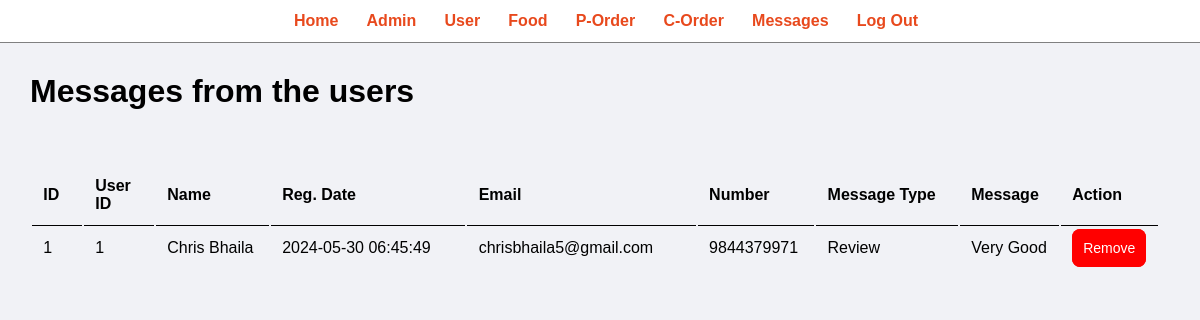
Screenshot of /admin/manage-message.php (signed in) with the database file from the repository.
### tables this page shows
CREATE TABLE `review` (
  `msg_id` int(11) NOT NULL,
  `user_id` int(255) NOT NULL,
  `Name` char(255) NOT NULL,
  `Email` varchar(255) NOT NULL,
  `Number` bigint(10) NOT NULL,
  `MessageType` varchar(191) NOT NULL,
  `Message` varchar(1024) NOT NULL,
  `msg_reg_date` timestamp NOT NULL DEFAULT current_timestamp()
);

### admin/manage-message.php (the view, shortened to what this page needs)
<?php
include('partials/menu.php');
?>
<?php
include("../dbconn.php");
?>
<!DOCTYPE html>
<html lang="en">
<head>
    <link rel="stylesheet" href="admin.css">
</head>
<body>
    <div class="message">
            <h1>Messages from the users</h1>
            <br><br><br>
            <table cellpadding="20">
                <tr>
                    <th class="m-id">ID</th>
                    <th class="u-id">User ID</th>
                    <th class="m-name">Name</th>
                    <th class="mrd">Reg. Date</th>
                    <th class="m-email">Email</th>
                    <th class="m-num">Number</th>
                    <th class="m-type">Message Type</th>
                    <th class="mm">Message</th>
                    <th class="m-action">Action</th>
                </tr>
                <?php
                    $select_message = mysqli_query($conn, "SELECT * FROM `review` ORDER BY msg_reg_date DESC") or die('Query failed.');
                    if(mysqli_num_rows($select_message) > 0)
                    {
                        while($fetch_message = mysqli_fetch_assoc($select_message))
                        {
                ?>
                            <tr>
                                <td class="m-id"><?php echo $fetch_message['msg_id']?></td>
                                <td class="u-id"><?php echo $fetch_message['user_id']?></td>
                                <td class="m-name"><?php echo $fetch_message['Name']?></td>
                                <td class="mrd"><?php echo $fetch_message['msg_reg_date']?></td>
                                <td class="m-email"><?php echo $fetch_message['Email']?></td>
                                <td class="m-num"><?php echo $fetch_message['Number']?></td>
                                <td class="m-type"><?php echo $fetch_message['MessageType']?></td>
                                <td class="mm"><?php echo $fetch_message['Message']?></td>
                                    <td><a href="manage-message.php?remove=<?php echo $fetch_message['msg_id']?>" class="delete-btn"
                                    onclick="return confirm('Remove this message?');">Remove</a></td>
                            </tr>
                <?php
                        }
                    }
                ?>
            </table>
        </div>
</body>
</html>

### admin/admin.css (style rules this page uses)
* { margin: 0 0; padding: 0 0; font-family: 'Trebuchet MS', 'Lucida Sans Unicode', 'Lucida Grande', 'Lucida Sans', Arial, sans-serif; }
table tr th { border-bottom: 1px solid black; padding: 1%; text-align: left; }
table tr td { padding: 1%; }

### admin/partials/menu.php (style rules this page uses)
* { margin: 0 0; padding: 0 0; font-family: 'Trebuchet MS', 'Lucida Sans Unicode', 'Lucida Grande', 'Lucida Sans', Arial, sans-serif; }

### admin/manage-message.php (style rules this page uses)
body { font-family: 'Trebuchet MS', 'Lucida Sans Unicode', 'Lucida Grande', 'Lucida Sans', Arial, sans-serif; background-color: #f1f2f6; overflow-x: hidden; }
.message { padding: 30px; margin-right: 10px; }
.message .delete-btn { font-size: 14px; padding:10px; width: 110px; height: 40px; text-align: center; text-decoration: none; color: white; background-color: red; cursor: pointer; transition: 0.3s ease-in; border-radius: 8px; border: 1px solid red; }
table { width: 100%; }
.m-id { width: 50px; }
.u-id { width: 70px; }

### rows the page displays
review: msg_id "1", user "1", Name "Chris Bhaila", msg_reg_date "2024-05-30 06:45:49", Email "chrisbhaila5@gmail.com", Number "9844379971", MessageType "Review", Message "Very Good"
